Frame 1 (no input): blank canvas, image omitted
Frame 60 (no input): blank canvas, image omitted
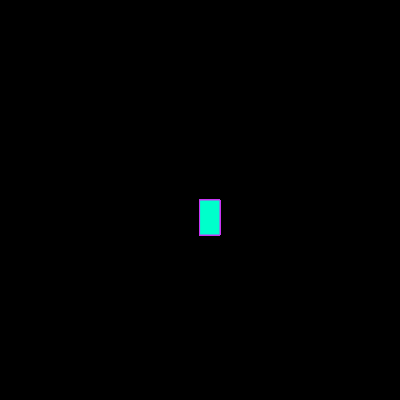
Frame 120 (the mouse pressed at the canvas centre since frame 60)

The p5.js sketch whose frames 1 and 60 were blank and that drew this single picture after the mouse press (run headless with seeded random() and noise() and a simulated clock; from frame 60 on, the mouse is pressed at the canvas centre):

// p5.js sketch
// ── sketch.js
function setup() 
{ createCanvas(400, 400); background("#000000") } 
function draw() 
{ stroke("#C936F4"); fill("#00FFCB");
 if (mouseIsPressed) { rect(mouseX, mouseY, 20, 35);
                     } }
